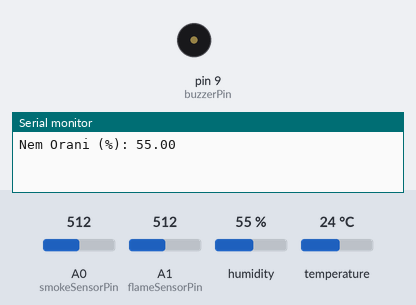
Bench run of a sketch on a simulated Arduino Uno, built with avr-gcc and run on an emulated ATmega328P. On the bench: buzzer (waves = sounding), the last lines printed to the serial monitor. The inputs (shaded band) are chosen by the test bench; at power-on: A0 (smokeSensorPin) = 512, A1 (flameSensorPin) = 512, humidity 55 %, temperature 24 °C.

Above: at 0.1 s.
At 1.1 s:
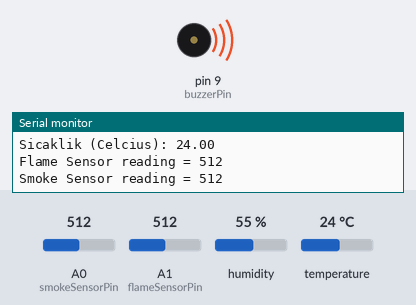
Timing chart, 0 to 2.6 s (numbered marks = the images above):
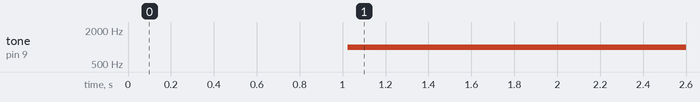

Measured:
- by itself, tone on pin 9 (buzzerPin): silent → 1000 Hz at 1.0 s

The sketch:

fire.ino
```cpp
#include <dht11.h>

int DhtPin = 2;
dht11 dht_sensor;

int alevEsikDegeri = 1000;
int dumanEsikDegeri = 300;
int flameSensorReading;
int smokeSensorReading;
int flameSensorPin = A1;
int smokeSensorPin = A0;
int buzzerPin = 9;

void setup() {
  Serial.begin(9600);
  pinMode(buzzerPin, OUTPUT);
  pinMode(flameSensorPin, INPUT);
  pinMode(smokeSensorPin, INPUT);
}

void loop() {
  int chk = dht_sensor.read(DhtPin);

  Serial.print("Nem Orani (%): ");
  Serial.println((float)dht_sensor.humidity, 2);
  delay(1000);
  Serial.print("Sicaklik (Celcius): ");
  Serial.println((float)dht_sensor.temperature, 2);

  flameSensorReading = analogRead(flameSensorPin);
  smokeSensorReading = analogRead(smokeSensorPin);

  if (flameSensorReading < alevEsikDegeri || smokeSensorReading > dumanEsikDegeri) {
    tone(buzzerPin, 1000);
  } else {
    noTone(buzzerPin);
  }

  Serial.print("Flame Sensor reading = ");
  Serial.println(flameSensorReading);

  Serial.print("Smoke Sensor reading = ");
  Serial.println(smokeSensorReading);

  delay(1000);
}
```
